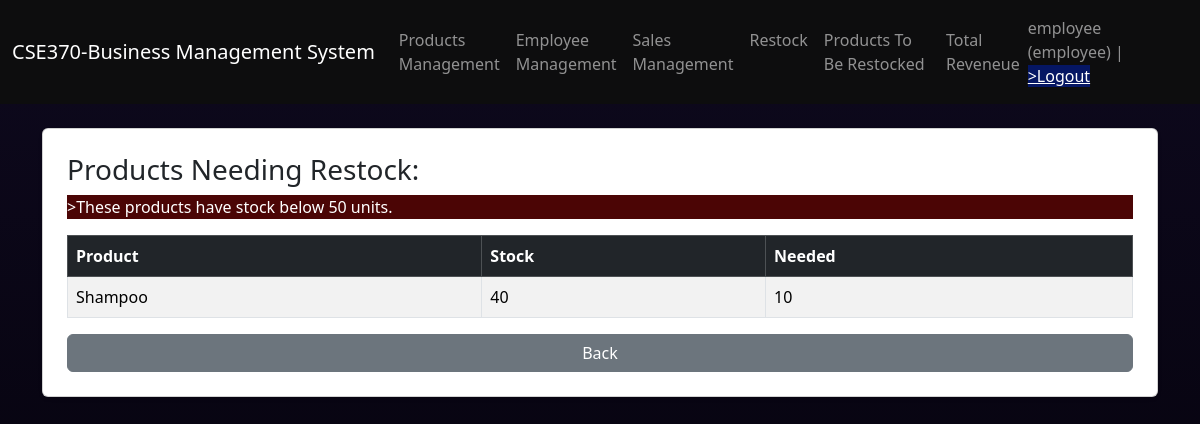
The page /to_be_restocked.php (signed in) on the database its author committed.
### tables this page shows
CREATE TABLE products(
  id INT AUTO_INCREMENT PRIMARY KEY,
  name VARCHAR(100),
  buying_price DECIMAL(10,2),
  selling_price DECIMAL(10,2),
  stock INT,
  sold INT DEFAULT 0
);

### to_be_restocked.php (the view, shortened to what this page needs)
<?php include "config.php"; check_login();
$low=$conn->query("SELECT *,(50-stock) AS need FROM products WHERE stock<50");
?>
<!DOCTYPE html>
<html>
<head>
  <link href="https://cdn.jsdelivr.net/npm/bootstrap@5.3.3/dist/css/bootstrap.min.css" rel="stylesheet">
</head>
<body style="background-color: #09041bff; color: white;">
<?php include 'navbar.php'; ?>
<div class="container mt-4">
  <div class="card shadow-sm p-4">
    <h3>Products Needing Restock:</h3>
    <p style="background-color: #4b0505ff; color: white;">>These products have stock below 50 units.</p>
    <table class="table table-bordered table-striped">
      <thead class="table-dark">
        <tr><th>Product</th><th>Stock</th><th>Needed</th></tr>
      </thead>
      <tbody>
      <?php while($r=$low->fetch_assoc()): if($r['need']<=0) continue; ?>
        <tr>
          <td><?= $r['name']?></td>
          <td><?= $r['stock']?></td>
          <td><?= $r['need']?></td>
        </tr>
      <?php endwhile; ?>
      </tbody>
    </table>
    <a href="dashboard.php" class="btn btn-secondary">Back</a>
  </div>
</div>
</body>
</html>

### to_be_restocked.php (style rules this page uses)
body { background: linear-gradient(rgba(16, 11, 31, 0.7), rgba(0, 0, 0, 0.7)), url('https://images.unsplash.com/photo-1451187580459-43490279c0fa?auto=format&fit=crop&w=1920&q=80'); background-size: cover; background-position: center; background-attachment: fixed; min-height: 100vh; }

### rows shown on the page
products: name "Shampoo", stock "40", need "10"

### other values the page prints
$_SESSION['username'] "employee"
$_SESSION['role'] "employee"
